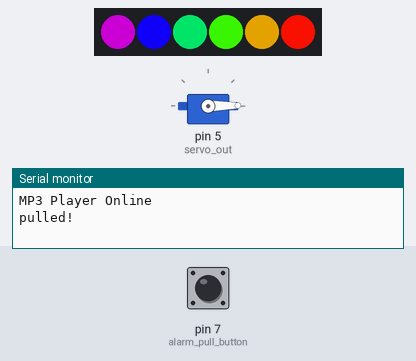
This sketch was run on a simulated Arduino Uno, built with avr-gcc and run on an emulated ATmega328P. Shown: 6 RGB LEDs in strip order, left to right, servo, the last lines printed to the serial monitor. Inputs (shaded band) come from the test bench; at power-on: pin 7 (alarm_pull_button) HIGH. Dim RGB values are drawn brighter than linear; the audio player accepts every command and is not drawn.

Above: at 0.79 s.
At 5.39 s:
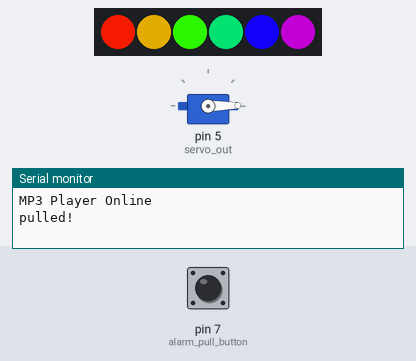
At 9.85 s:
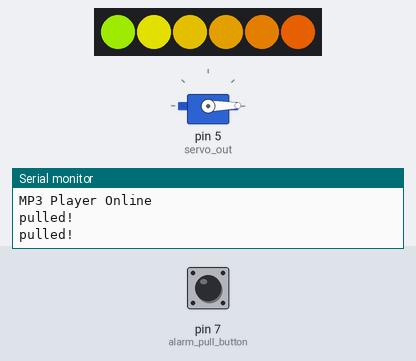
At 18.91 s:
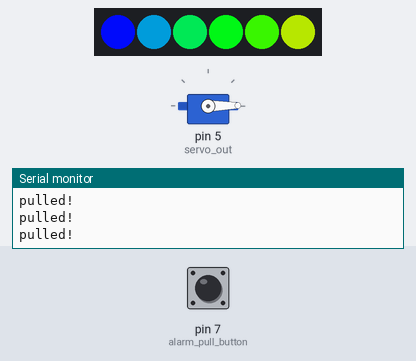
At 28.66 s:
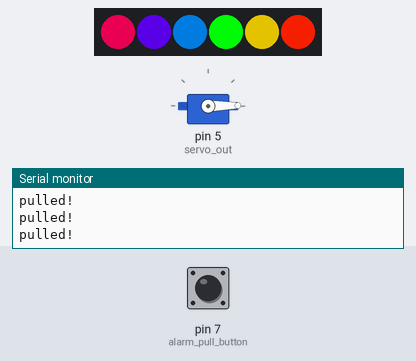
At 38.69 s:
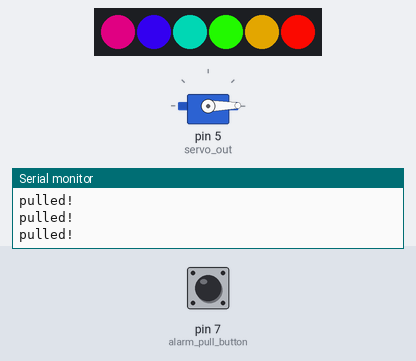
Timing chart, 0 to 40.0 s (numbered marks = the images above):
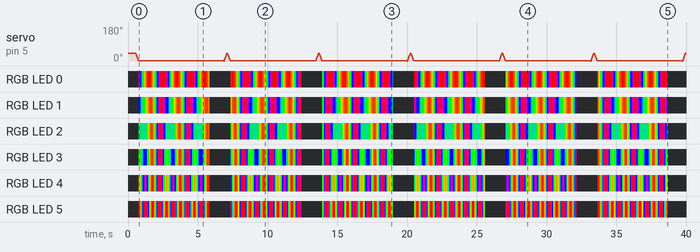

The sketch:

dubstep_firealarm.ino
```cpp
#include <Servo.h>
#include "Arduino.h"
#include "SoftwareSerial.h"
#include "DFRobotDFPlayerMini.h"
#include "FastLED.h"
FASTLED_USING_NAMESPACE

#define NUM_STRIPS 1
#define NUM_ANNOUNCIATOR_LEDS 6
#define BRIGHTNESS 250
#define FRAMES_PER_SECOND 60
CRGB leds[NUM_STRIPS][NUM_ANNOUNCIATOR_LEDS];
unsigned long ann_blink_previous_timer = 0;
const unsigned long ann_blink_interval = 1000 * 30;
unsigned long ann_blink_duration = 50;
uint8_t gHue = 0;

bool fire = false;
int fire_timer = 0;
#define fire_timeout_s 5

#define ARRAY_SIZE(A) (sizeof(A) / sizeof((A)[0]))

#define alarm_pull_button 7
#define servo_out 5
#define led_announciator_out 9
#define led_stand_out 3

uint8_t servo_angle = 42;
Servo myservo;
int pos = servo_angle;

SoftwareSerial mp3Link(15, 16); // RX, TX
DFRobotDFPlayerMini myDFPlayer;

void setup() {
  Serial.begin(9600);
  mp3Link.begin(9600);
  while(!Serial) {}
  if (!myDFPlayer.begin(mp3Link)) {  //Use softwareSerial to communicate with mp3.
    Serial.println(F("Unable to communicate with MP3 Player"));
    while (true);
  }
  Serial.println(F("MP3 Player Online"));
  myDFPlayer.volume(20);  //Set volume value. From 0 to 30
  myDFPlayer.EQ(DFPLAYER_EQ_BASS);
  FastLED.addLeds<NEOPIXEL, led_announciator_out>(leds[0], NUM_ANNOUNCIATOR_LEDS);
  FastLED.setBrightness(BRIGHTNESS);
  FastLED.clear();
  FastLED.show();
  myservo.attach(servo_out);
  myservo.write(servo_angle);
  pinMode(alarm_pull_button, INPUT_PULLUP);
}

void loop() {
  if (fire) {
    while (fire_timer > 0) {
      announciator_frame();
      FastLED.show();
      gHue = gHue < 255 ? gHue + 1 : 0;
      fire_timer -= 1 * FRAMES_PER_SECOND;
      FastLED.delay(FRAMES_PER_SECOND);
    }
    fire = false;
    myDFPlayer.pause();
    FastLED.clear();
    FastLED.show();
    delay(1000); // just for effect
    servo_unlock();
    ann_blink_previous_timer = 0;
  }
  else if (digitalRead(alarm_pull_button) == HIGH) {
    Serial.println("pulled!");
    fire = true;
    fire_timer = fire_timeout_s * 1000;
    delay(30); // gives time for cartridge to actually get pulled down
    servo_lock();
    myDFPlayer.next();
  }
  announciator_blink();
}

void servo_unlock() {
  for (pos = 0; pos < servo_angle; pos++) {
    myservo.write(pos);
    delay(5);
  }
}

void servo_lock() {
  for (pos = servo_angle; pos > 0; pos--) {
    myservo.write(pos);
    delay(5);
  }
}

void announciator_blink() {
  unsigned long now = millis();
  if (now - ann_blink_previous_timer > ann_blink_interval) {
    FastLED.clear();
    FastLED.show();
    ann_blink_previous_timer = now;
  }
  else if (now - ann_blink_previous_timer > ann_blink_interval - ann_blink_duration) {
    fill_solid(leds[0], NUM_ANNOUNCIATOR_LEDS, CHSV(0, 255, 255));
    FastLED.show();
  }
}

void announciator_frame() {
  uint8_t starthue = beatsin8(30, 0, 255);
  uint8_t endhue = beatsin8(60, 0, 255);
  if (starthue < endhue) {
    fill_gradient(leds[0], NUM_ANNOUNCIATOR_LEDS, CHSV(starthue, 255, 255), CHSV(endhue, 255, 255), FORWARD_HUES);
  } else {
    fill_gradient(leds[0], NUM_ANNOUNCIATOR_LEDS, CHSV(starthue, 255, 255), CHSV(endhue, 255, 255), BACKWARD_HUES);
  }
}
```
